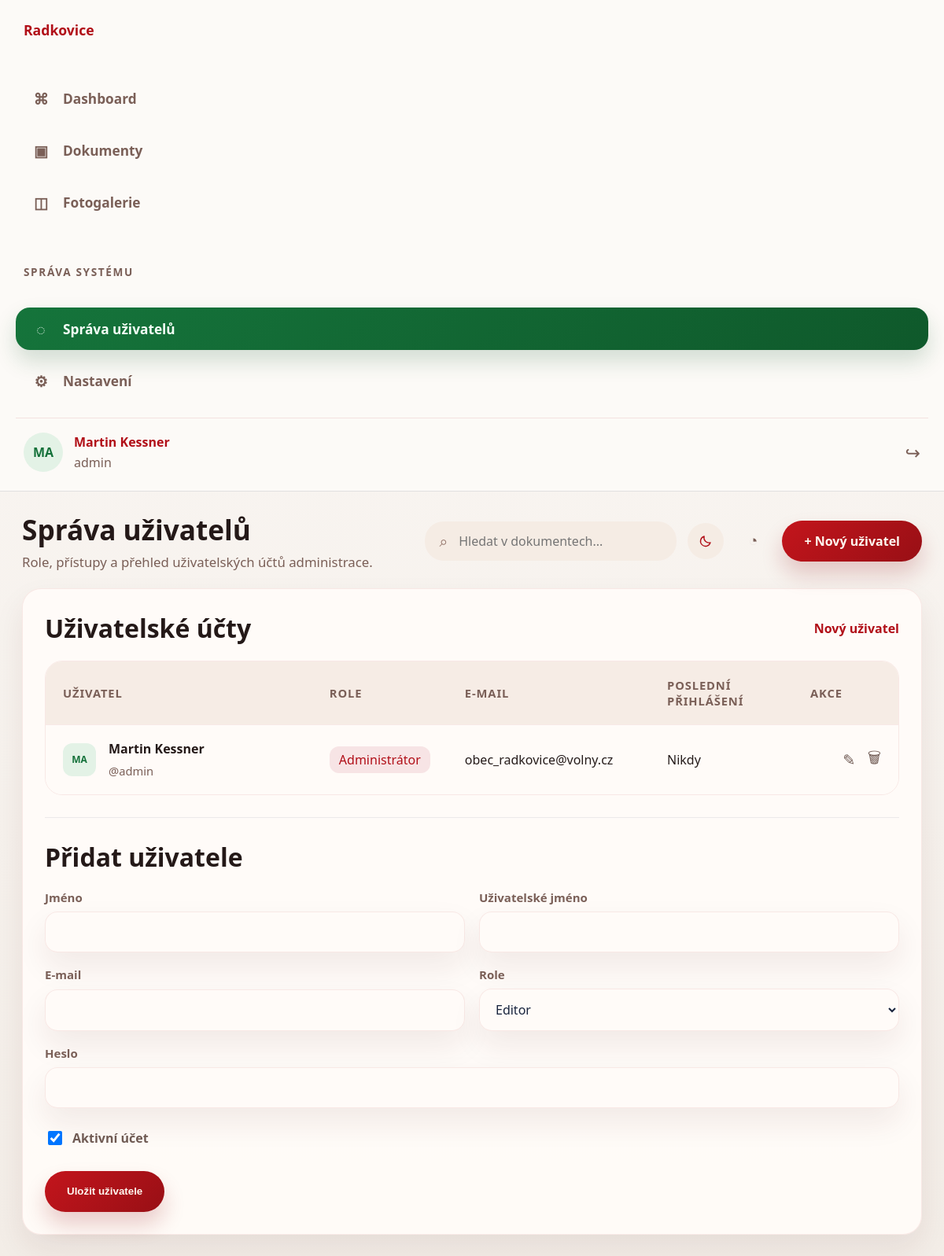
/admin-users.php (signed in), run on the app's committed database.
### tables this page shows
CREATE TABLE IF NOT EXISTS users (
    id INT(11) NOT NULL AUTO_INCREMENT,
    name VARCHAR(255) NOT NULL,
    password VARCHAR(255) NOT NULL,
    role VARCHAR(255) NOT NULL,
    PRIMARY KEY (id)
);

### db.php (called while the page is built, shortened)
<?php
class Db
{
	private static PDO $connection;
	private static array $options = array(
		PDO::ATTR_ERRMODE => PDO::ERRMODE_WARNING,
		PDO::MYSQL_ATTR_INIT_COMMAND => "SET NAMES utf8mb4",
		PDO::ATTR_EMULATE_PREPARES => false,
	);
	public static function connect(string $host, string $database, string $user, string $password): void
	{
		if (!isset(self::$connection)) {
			$dsn = "mysql:host=$host;dbname=$database";
			self::$connection = new PDO($dsn, $user, $password, self::$options);
		}
	}
	private static function executeStatement(array $params): PDOStatement
	{
		$query = array_shift($params);
		$statement = self::$connection->prepare($query);
		$statement->execute($params);
		return $statement;
	}
	public static function queryOne(string $query): mixed
	{
		$statement = self::executeStatement(func_get_args());
		return $statement->fetch(PDO::FETCH_ASSOC);
	}
	public static function queryAll(string $query): mixed
	{
		$statement = self::executeStatement(func_get_args());
		return $statement->fetchAll(PDO::FETCH_ASSOC);
	}
}

### app.php (called while the page is built, shortened)
<?php
require_once('db.php');
function app_e(?string $value): string
{
    return htmlspecialchars((string) $value, ENT_QUOTES, 'UTF-8');
}
function app_fetch_all(string $table, string $orderBy = 'id DESC'): array
{
    return Db::queryAll("SELECT * FROM `$table` ORDER BY $orderBy") ?: array();
}
function app_admin_user(): ?array
{
    $user = Db::queryOne("SELECT * FROM users WHERE id = ?", (int) $_SESSION['user_id']);
    return $user ?: null;
}

### admin-users.php (the view, shortened to what this page needs)
<?php
require_once('app.php');
$editId = isset($_GET['edit']) ? (int) $_GET['edit'] : 0;
$editing = $editId > 0 ? app_find_by_id('users', $editId) : null;
$users = app_fetch_all('users', 'id DESC');
$adminPageTitle = 'Správa uživatelů';
$adminPageDescription = 'Role, přístupy a přehled uživatelských účtů administrace.';
$adminActiveNav = 'users';
$adminActionLabel = $editing ? 'Upravuji uživatele' : '+ Nový uživatel';
$adminActionHref = '#editor';
require_once('includes/admin-header.php');
?>
            <section class="admin-panel">
                <div class="admin-panel-head">
                    <h2>Uživatelské účty</h2>
                    <a href="#editor"><?php echo $editing ? 'Editace uživatele' : 'Nový uživatel'; ?></a>
                </div>
                <div class="admin-table">
                    <div class="admin-table-head admin-table-head-users">
                        <span>Uživatel</span>
                        <span>Role</span>
                        <span>E-mail</span>
                        <span>Poslední přihlášení</span>
                        <span>Akce</span>
                    </div>
                    <?php foreach ($users as $user): ?>
                        <article class="admin-table-row admin-table-row-users">
                            <div class="admin-doc-title">
                                <span class="mini-doc-icon mini-user-icon"><?php echo app_e(strtoupper(substr($user['name'], 0, 2))); ?></span>
                                <div class="admin-doc-copy">
                                    <strong><?php echo app_e($user['name']); ?></strong>
                                    <span>@<?php echo app_e($user['username']); ?></span>
                                </div>
                            </div>
                            <span class="pill pill-blue"><?php echo app_e($user['role'] === 'admin' ? 'Administrátor' : 'Editor'); ?></span>
                            <span class="table-wrap"><?php echo app_e($user['email']); ?></span>
                            <span><?php echo app_e($user['last_login'] ? date('d. m. Y H:i', strtotime($user['last_login'])) : 'Nikdy'); ?></span>
                            <div class="row-actions row-actions-forms">
                                <a class="action-link" href="admin-users.php?edit=<?php echo (int) $user['id']; ?>#editor" aria-label="Upravit uživatele">✎</a>
                                <form class="inline-form" method="post" onsubmit="return confirm('Opravdu smazat uživatele?');">
                                    <button class="action-button" type="submit" name="delete_user" aria-label="Smazat uživatele">🗑</button>
                                </form>
                            </div>
                        </article>
                    <?php endforeach; ?>
                </div>
                <form id="editor" class="admin-editor" method="post">
                    <div class="admin-panel-head">
                        <h2><?php echo $editing ? 'Upravit uživatele' : 'Přidat uživatele'; ?></h2>
                    </div>
                    <div class="admin-form-grid">
                        <label class="admin-field">
                            <span>Jméno</span>
                            <input type="text" name="name" value="<?php echo app_e($editing['name'] ?? ''); ?>" required>
                        </label>
                        <label class="admin-field">
                            <span>Uživatelské jméno</span>
                            <input type="text" name="username" value="<?php echo app_e($editing['username'] ?? ''); ?>" required>
                        </label>
                        <label class="admin-field">
                            <span>E-mail</span>
                            <input type="email" name="email" value="<?php echo app_e($editing['email'] ?? ''); ?>">
                        </label>
                        <label class="admin-field">
                            <span>Role</span>
                            <select name="role">
                                <?php foreach (array('admin' => 'Administrátor', 'editor' => 'Editor') as $value => $label): ?>
                                    <option value="<?php echo $value; ?>" <?php echo (($editing['role'] ?? 'editor') === $value) ? 'selected' : ''; ?>><?php echo $label; ?></option>
                                <?php endforeach; ?>
                            </select>
                        </label>
                        <label class="admin-field admin-field-full">
                            <span>Heslo <?php echo $editing ? '(ponechte prázdné pro beze změny)' : ''; ?></span>
                            <input type="password" name="password" <?php echo $editing ? '' : 'required'; ?>>
                        </label>
                        <label class="admin-checkbox">
                            <input type="checkbox" name="is_active" <?php echo !isset($editing['is_active']) || (int) $editing['is_active'] === 1 ? 'checked' : ''; ?>>
                            <span>Aktivní účet</span>
                        </label>
                    </div>
                    <div class="editor-actions">
                        <button class="admin-button" type="submit" name="save_user">Uložit uživatele</button>
                    </div>
                </form>
            </section>
<?php require_once('includes/admin-footer.php'); ?>

### includes/admin-header.php (shortened to what this page needs)
<?php
require_once(__DIR__ . '/../app.php');
$adminPageTitle = $adminPageTitle ?? 'Administrace';
$adminPageDescription = $adminPageDescription ?? '';
$adminActiveNav = $adminActiveNav ?? 'dashboard';
$adminActionLabel = $adminActionLabel ?? '+ Nový záznam';
$adminActionHref = $adminActionHref ?? '#editor';
$adminUser = app_admin_user();
?>
<!DOCTYPE html>
<html lang="cs">
<head>
    <link rel="stylesheet" href="assets/css/admin.css">
</head>
<body class="admin-body">
    <div class="admin-layout">
        <aside class="admin-sidebar">
            <div class="admin-logo">Radkovice</div>
            <nav class="admin-nav">
                <a class="<?php echo $adminActiveNav === 'dashboard' ? 'active' : ''; ?>" href="admin.php">
                    <span class="admin-nav-icon">⌘</span>
                    <span>Dashboard</span>
                </a>
                <a class="<?php echo $adminActiveNav === 'documents' ? 'active' : ''; ?>" href="admin-documents.php">
                    <span class="admin-nav-icon">▣</span>
                    <span>Dokumenty</span>
                </a>
                <a class="<?php echo $adminActiveNav === 'gallery' ? 'active' : ''; ?>" href="admin-gallery.php">
                    <span class="admin-nav-icon">◫</span>
                    <span>Fotogalerie</span>
                </a>
            </nav>
            <div class="admin-nav-group">Správa systému</div>
            <nav class="admin-nav admin-nav-secondary">
                <a class="<?php echo $adminActiveNav === 'users' ? 'active' : ''; ?>" href="admin-users.php">
                    <span class="admin-nav-icon">◌</span>
                    <span>Správa uživatelů</span>
                </a>
                <a class="<?php echo $adminActiveNav === 'settings' ? 'active' : ''; ?>" href="admin-settings.php">
                    <span class="admin-nav-icon">⚙</span>
                    <span>Nastavení</span>
                </a>
            </nav>
            <div class="admin-user">
                <div class="admin-avatar"><?php echo app_e(strtoupper(substr($adminUser['name'] ?? 'AD', 0, 2))); ?></div>
                <div>
                    <strong><?php echo app_e($adminUser['name'] ?? 'Administrátor'); ?></strong>
                    <span><?php echo app_e($adminUser['role'] ?? 'admin'); ?></span>
                </div>
                <a class="admin-logout" href="logout.php" aria-label="Odhlásit">↪</a>
            </div>
        </aside>
        <main class="admin-main">
            <header class="admin-topbar">
                <div>
                    <h1><?php echo app_e($adminPageTitle); ?></h1>
                    <p><?php echo app_e($adminPageDescription); ?></p>
                </div>
                <div class="admin-top-actions">
                    <form class="admin-search" method="get">
                        <span>⌕</span>
                        <input type="search" name="q" value="<?php echo app_e($_GET['q'] ?? ''); ?>" placeholder="Hledat v dokumentech...">
                    </form>
                    <button class="admin-theme-toggle" type="button" data-theme-toggle aria-label="Přepnout tmavý režim">
                        <svg width="18" height="18" viewBox="0 0 24 24" fill="none">
                            <path d="M20 14.5A8.5 8.5 0 0 1 9.5 4 8.5 8.5 0 1 0 20 14.5Z" stroke="currentColor" stroke-width="1.8" stroke-linejoin="round"/>
                        </svg>
                    </button>
                    <button class="admin-bell" type="button" aria-label="Upozornění">◔</button>
                    <a class="admin-button" href="<?php echo app_e($adminActionHref); ?>">
                        <?php echo app_e($adminActionLabel); ?>
                    </a>
                </div>
            </header>

### data on the page
users: name "MA", name "Martin Kessner", role "admin", username "admin", role "Administrátor", email "obec_radkovice@volny.cz", last_login "Nikdy"

### other printed values
app_e($adminPageTitle) "Správa uživatelů"
app_e($adminPageDescription) "Role, přístupy a přehled uživatelských účtů administrace."
app_e($adminActionLabel) "+ Nový uživatel"
form field role "Editor"
